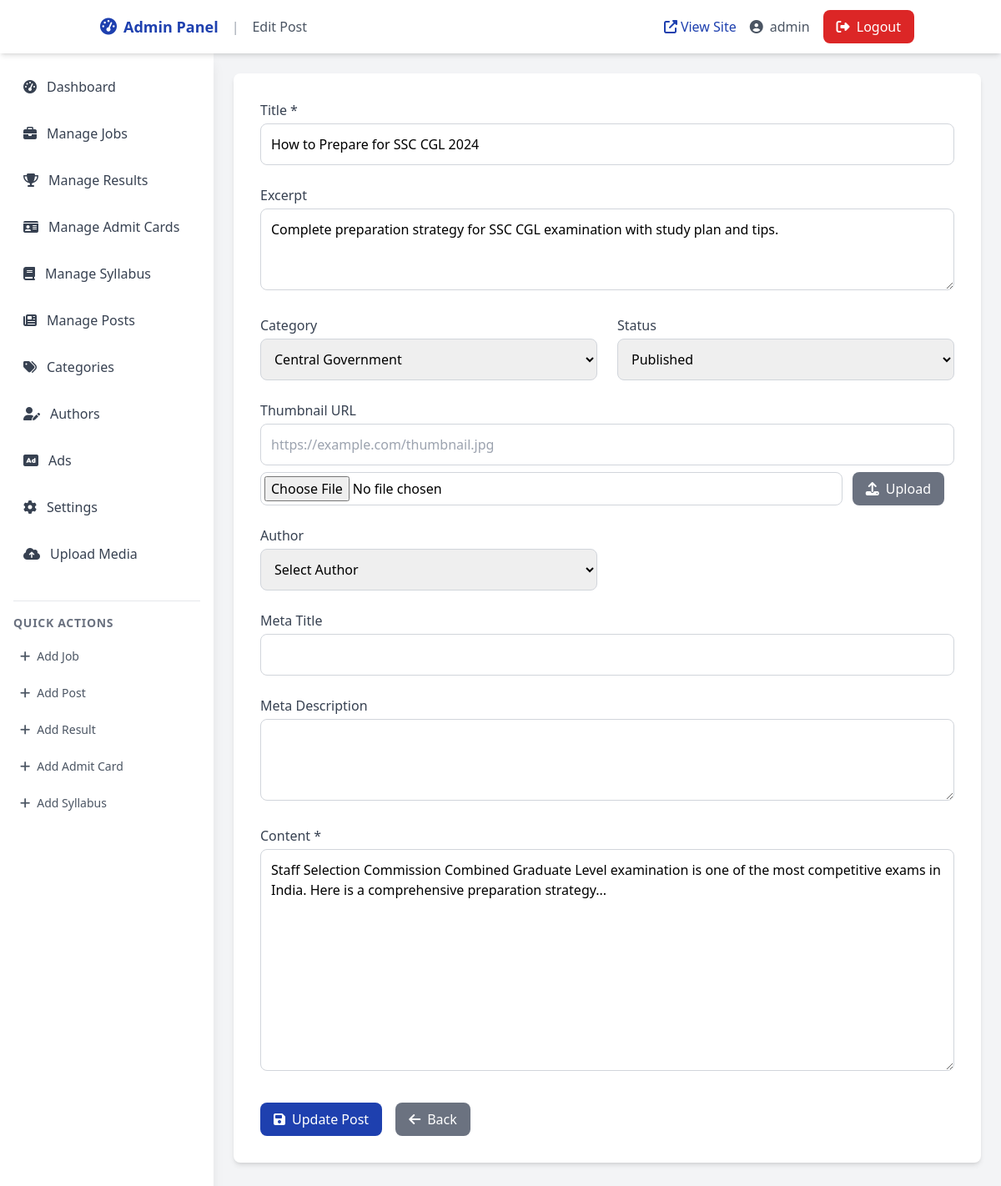
Screenshot of /admin/edit-post.php?id=1 (signed in) with the database file from the repository.
### tables this page shows
CREATE TABLE posts (
  id INT AUTO_INCREMENT PRIMARY KEY,
  title VARCHAR(255) NOT NULL,
  slug VARCHAR(255) NOT NULL UNIQUE,
  excerpt TEXT,
  content LONGTEXT,
  category_id INT,
  status ENUM('draft','published') DEFAULT 'published',
  meta_title VARCHAR(255),
  meta_description VARCHAR(255),
  thumbnail_url VARCHAR(500) NULL,
  author_id INT NULL,
  extras JSON NULL,
  published_at DATETIME DEFAULT CURRENT_TIMESTAMP,
  created_at TIMESTAMP DEFAULT CURRENT_TIMESTAMP,
  updated_at TIMESTAMP NULL,
  FOREIGN KEY (category_id) REFERENCES categories(id) ON DELETE SET NULL,
  FOREIGN KEY (author_id) REFERENCES authors(id) ON DELETE SET NULL,
  FULLTEXT KEY ft_posts_main (title, excerpt, content),
  KEY idx_posts_published_at (published_at)
);

CREATE TABLE categories (
  id INT AUTO_INCREMENT PRIMARY KEY,
  name VARCHAR(100) NOT NULL,
  slug VARCHAR(150) NOT NULL UNIQUE
);

### src/db.php (called while the page is built, shortened)
<?php
class Database {
    private static $instance = null;
    private $connection;
    private function __construct() {
        try {
            $this->connection = new PDO(
                "mysql:host=" . DB_HOST . ";dbname=" . DB_NAME . ";charset=utf8mb4",
                DB_USER,
                DB_PASS,
                [
                    PDO::ATTR_ERRMODE => PDO::ERRMODE_EXCEPTION,
                    PDO::ATTR_DEFAULT_FETCH_MODE => PDO::FETCH_ASSOC,
                    PDO::ATTR_EMULATE_PREPARES => false
                ]
            );
        } catch (PDOException $e) {
            error_log("Database connection failed: " . $e->getMessage());
            $this->connection = null;
        }
    }
    public static function getInstance() {
        if (self::$instance === null) {
            self::$instance = new self();
        }
        return self::$instance;
    }
    public function query($sql, $params = []) {
        $stmt = $this->connection->prepare($sql);
        $stmt->execute($params);
        return $stmt;
    }
    public function fetchAll($sql, $params = []) {
        return $this->query($sql, $params)->fetchAll();
    }
    public function fetchOne($sql, $params = []) {
        return $this->query($sql, $params)->fetch();
    }
}
function getDB() {
    return Database::getInstance();
}
?>

### src/models/Post.php (called while the page is built, shortened)
<?php
require_once __DIR__ . '/../db.php';
class Post {
    private $db;
    public function __construct() {
        $this->db = getDB();
    }
    public function getById($id) {
        $sql = "SELECT p.*, c.name as category_name, c.slug as category_slug
                FROM posts p
                LEFT JOIN categories c ON p.category_id = c.id
                WHERE p.id = ?";
        return $this->db->fetchOne($sql, [$id]);
    }
}
?>

### admin/edit-post.php (the view, shortened to what this page needs)
<?php
require_once '../src/db.php';
require_once '../src/helpers.php';
require_once '../src/models/Post.php';
$postModel = new Post();
$db = getDB();
$id = (int)($_GET['id'] ?? 0);
$post = $postModel->getById($id);
$categories = $db->fetchAll("SELECT * FROM categories ORDER BY name");
include 'includes/header.php';
?>
        <div class="max-w-4xl mx-auto">
            <div class="bg-white rounded-lg shadow-md p-6 md:p-8">
                <form method="POST" data-validate>
                    <div class="grid grid-cols-1 md:grid-cols-2 gap-6">
                        <div class="md:col-span-2">
                            <label class="form-label">Title *</label>
                            <input type="text" name="title" value="<?= htmlspecialchars($_POST['title'] ?? $post['title']) ?>" class="form-input" required>
                        </div>
                        <div class="md:col-span-2">
                            <label class="form-label">Excerpt</label>
                            <textarea name="excerpt" rows="3" class="form-input"><?= htmlspecialchars($_POST['excerpt'] ?? ($post['excerpt'] ?? '')) ?></textarea>
                        </div>
                        <div>
                            <label class="form-label">Category</label>
                            <select name="category_id" class="form-input">
                                <?php foreach ($categories as $category): ?>
                                <option value="<?= $category['id'] ?>" <?= (($_POST['category_id'] ?? ($post['category_id'] ?? '')) == $category['id']) ? 'selected' : '' ?>>
                                    <?= htmlspecialchars($category['name']) ?>
                                </option>
                                <?php endforeach; ?>
                            </select>
                        </div>
                        <div>
                            <label class="form-label">Status</label>
                            <select name="status" class="form-input">
                                <option value="published" <?= ($_POST['status'] ?? $post['status']) === 'published' ? 'selected' : '' ?>>Published</option>
                            </select>
                        </div>
                        <div class="md:col-span-2">
                            <label class="form-label">Thumbnail URL</label>
                            <input type="url" id="thumbnail_url" name="thumbnail_url" value="<?= htmlspecialchars($_POST['thumbnail_url'] ?? ($post['thumbnail_url'] ?? '')) ?>" class="form-input" placeholder="https://example.com/thumbnail.jpg">
                            <div class="mt-2 flex items-center gap-3">
                                <input type="file" id="thumb_file" accept=".jpg,.jpeg,.png,.pdf,.doc,.docx" class="form-input p-1">
                                <button type="button" id="thumb_upload_btn" class="btn btn-secondary"><i class="fas fa-upload mr-2"></i>Upload</button>
                            </div>
                        </div>
                        <div>
                            <label class="form-label">Author</label>
                            <select name="author_id" class="form-input">
                                <option value="">Select Author</option>
                            </select>
                        </div>
                        <div class="md:col-span-2">
                            <label class="form-label">Meta Title</label>
                            <input type="text" name="meta_title" value="<?= htmlspecialchars($_POST['meta_title'] ?? ($post['meta_title'] ?? '')) ?>" class="form-input">
                        </div>
                        <div class="md:col-span-2">
                            <label class="form-label">Meta Description</label>
                            <textarea name="meta_description" rows="3" class="form-input"><?= htmlspecialchars($_POST['meta_description'] ?? ($post['meta_description'] ?? '')) ?></textarea>
                        </div>
                        <div class="md:col-span-2">
                            <label class="form-label">Content *</label>
                            <textarea name="content" rows="10" class="form-input richtext" required><?= htmlspecialchars($_POST['content'] ?? $post['content']) ?></textarea>
                        </div>
                    </div>
                    <div class="flex gap-4 mt-8">
                        <button type="submit" class="btn btn-primary"><i class="fas fa-save mr-2"></i>Update Post</button>
                        <a href="posts.php" class="btn btn-secondary"><i class="fas fa-arrow-left mr-2"></i>Back</a>
                    </div>
                </form>
            </div>
        </div>
    </div>
<?php include 'includes/footer.php'; ?>

### assets/css/style.css (style rules this page uses)
.btn { display: inline-flex; align-items: center; justify-content: center; padding: 0.5rem 1rem; border-radius: 0.5rem; font-weight: 500; text-decoration: none; transition: all 0.2s ease; cursor: pointer; border: none; }
.btn-primary { background-color: #1e40af; color: white; }
.btn-secondary { background-color: #6b7280; color: white; }
.form-label { display: block; margin-bottom: 0.25rem; font-weight: 500; color: #374151; }
.form-input { width: 100%; padding: 0.75rem; border: 1px solid #d1d5db; border-radius: 0.5rem; font-size: 1rem; transition: border-color 0.2s ease; }

### rows the page displays
posts: title "How to Prepare for SSC CGL 2024", excerpt "Complete preparation strategy for SSC CGL examination with study plan and tips.", category_id "Central Government", status "Published", content "Staff Selection Commission Combined Graduate Level examination is one of the most competitive exams in India. Here is a comprehensive preparation strategy..."

### other values shown
$pageTitle "Edit Post"
$_SESSION['admin_username'] "admin"
